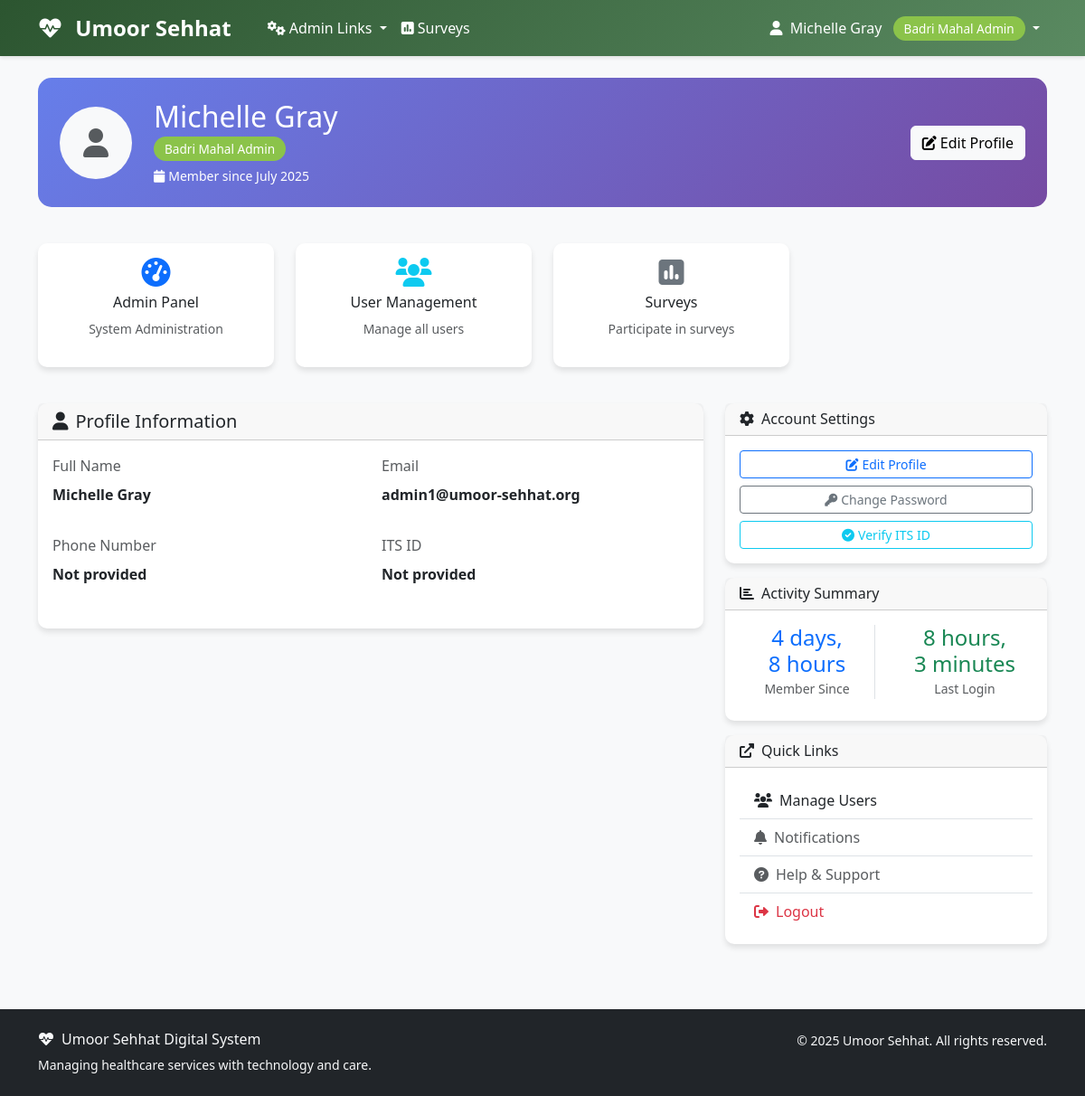
The app's page /accounts/profile/ (signed in), older data.
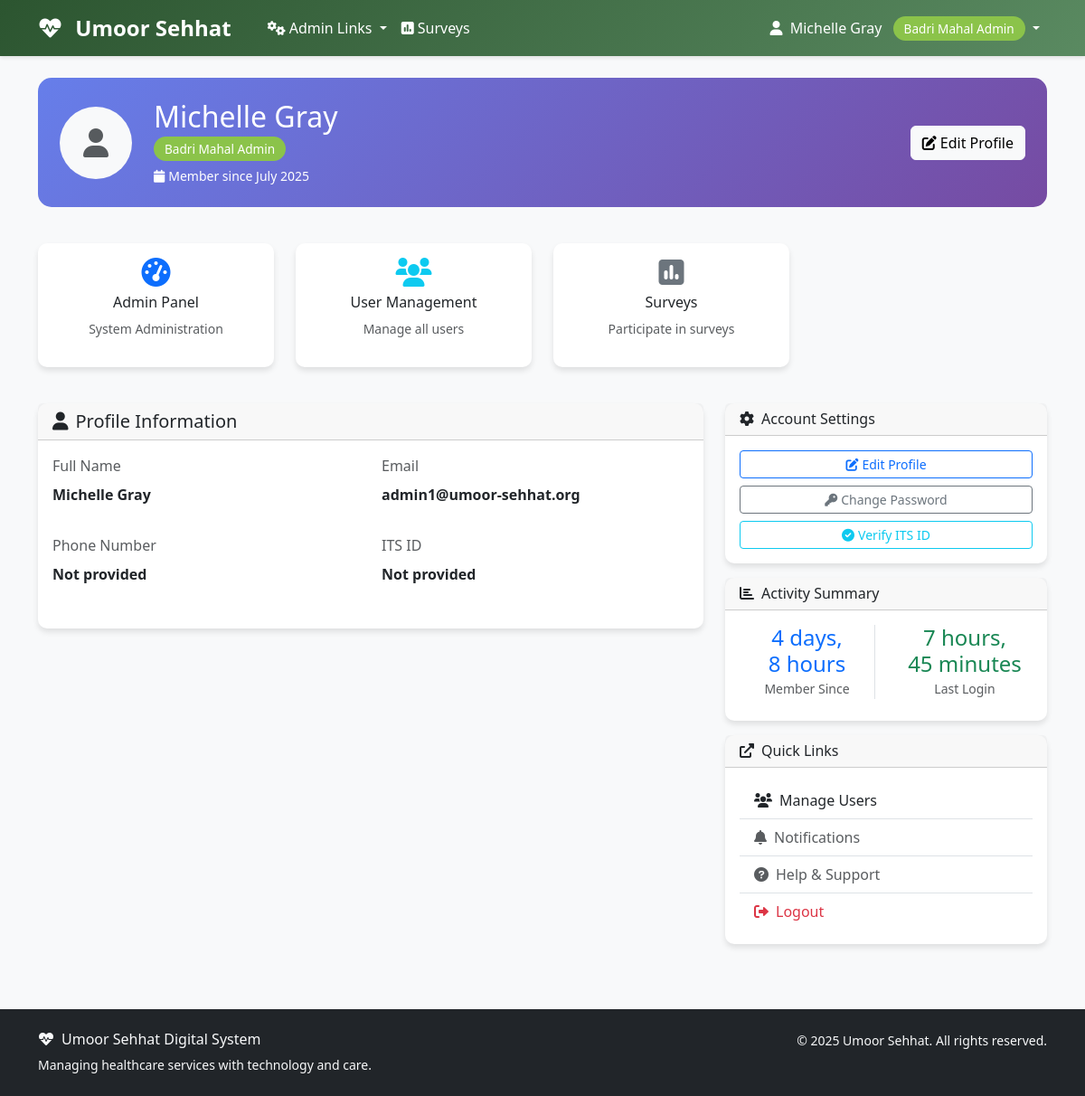
The same page, newer data.
### accounts/models.py (models this page shows, shortened)
class User(AbstractUser):
    ROLE_CHOICES = [
        ('aamil', 'Aamil'),
        ('moze_coordinator', 'Moze Coordinator'),
        ('doctor', 'Doctor'),
        ('student', 'Student'),
        ('badri_mahal_admin', 'Badri Mahal Admin'),
    ]
    role = models.CharField(max_length=20, choices=ROLE_CHOICES, default='student')
    its_id = models.CharField(
        max_length=8,
        unique=True,
        null=True,
        blank=True,
        validators=[RegexValidator(
            regex=r'^\d{8}$',
            message='ITS ID must be exactly 8 digits',
            code='invalid_its_id'
        )],
        help_text='8-digit ITS ID'
    )
    phone_number = models.CharField(max_length=15, blank=True, null=True)
    profile_photo = models.URLField(blank=True, null=True)
    arabic_name = models.CharField(max_length=100, blank=True, null=True)
    age = models.PositiveIntegerField(blank=True, null=True)
    verified_certificate = models.FileField(upload_to='certificates/', blank=True, null=True)
    specialty = models.CharField(max_length=100, blank=True, null=True)
    college = models.CharField(max_length=100, blank=True, null=True)  # For students
    specialization = models.CharField(max_length=100, blank=True, null=True)  # For students
    created_at = models.DateTimeField(auto_now_add=True)
    updated_at = models.DateTimeField(auto_now=True)
    def get_full_name(self):
        if self.arabic_name:
            return self.arabic_name
        return super().get_full_name() or self.username
    @property
    def is_aamil(self):
        return self.role == 'aamil'
    @property
    def is_moze_coordinator(self):
        return self.role == 'moze_coordinator'
    @property
    def is_doctor(self):
        return self.role == 'doctor'
    @property
    def is_student(self):
        return self.role == 'student'
    @property
    def is_admin(self):
        return self.role == 'badri_mahal_admin' or self.is_superuser
    class Meta:
        verbose_name = 'User'
        verbose_name_plural = 'Users'
        ordering = ['first_name', 'last_name']

### accounts/views.py (the view, shortened to what this page needs)
# urls.py: path('profile/', views.ProfileView.as_view(), name='profile'),
class ProfileView(LoginRequiredMixin, TemplateView):
    template_name = 'accounts/profile.html'
    def get_context_data(self, **kwargs):
        context = super().get_context_data(**kwargs)
        user = self.request.user
        profile, created = UserProfile.objects.get_or_create(user=user)
        context.update({
            'user': user,
            'profile': profile,
            'role_display': user.get_role_display(),
        })
        return context

### templates/accounts/profile.html (shortened to what the changed rows need)
{% extends 'base.html' %}
{% block content %}
<div class="container">
    <div class="row">
        <div class="col-12 mb-4">
            <div class="dashboard-card">
                <div class="row align-items-center">
                    <div class="col">
                        <h2 class="mb-1">{{ user.get_full_name|default:user.username }}</h2>
                        <p class="mb-2">
                            <span class="role-badge">{{ user.get_role_display }}</span>
                        </p>
                        <p class="mb-0 small">
                            <i class="fas fa-calendar me-1"></i>Member since {{ user.date_joined|date:"F Y" }}
                        </p>
                    </div>
                </div>
            </div>
        </div>
        <div class="col-md-8">
            <div class="card">
                <div class="card-body">
                    <div class="row">
                        <div class="col-sm-6 mb-3">
                            <label class="form-label text-muted">Full Name</label>
                            <p class="fw-bold">{{ user.get_full_name|default:"Not provided" }}</p>
                        </div>
                        <div class="col-sm-6 mb-3">
                            <label class="form-label text-muted">Email</label>
                            <p class="fw-bold">{{ user.email|default:"Not provided" }}</p>
                        </div>
                        <div class="col-sm-6 mb-3">
                            <label class="form-label text-muted">Phone Number</label>
                            <p class="fw-bold">{{ user.phone_number|default:"Not provided" }}</p>
                        </div>
                        <div class="col-sm-6 mb-3">
                            <label class="form-label text-muted">ITS ID</label>
                            <p class="fw-bold">{{ user.its_id|default:"Not provided" }}</p>
                        </div>
                    </div>
                </div>
            </div>
        </div>
        <div class="col-md-4">
            <div class="card mt-3">
                <div class="card-body">
                    <div class="row text-center">
                        <div class="col-6 mb-2">
                            <div class="border-end">
                                <h4 class="text-primary mb-0">{{ user.date_joined|timesince }}</h4>
                                <small class="text-muted">Member Since</small>
                            </div>
                        </div>
                        <div class="col-6 mb-2">
                            <h4 class="text-success mb-0">{{ user.last_login|timesince }}</h4>
                            <small class="text-muted">Last Login</small>
                        </div>
                    </div>
                </div>
            </div>
        </div>
    </div>
</div>
{% endblock %}

### templates/base.html (shortened to what this page needs)
<!DOCTYPE html>
<html lang="en">
<head>
    <link href="https://cdn.jsdelivr.net/npm/bootstrap@5.3.0/dist/css/bootstrap.min.css" rel="stylesheet">
    <link href="https://cdnjs.cloudflare.com/ajax/libs/font-awesome/6.0.0/css/all.min.css" rel="stylesheet">
</head>
<body>
    <nav class="navbar navbar-expand-lg navbar-custom">
        <div class="container">
            <a class="navbar-brand text-white" href="{% url 'dashboard' %}">
                <i class="fas fa-heartbeat me-2"></i>
                Umoor Sehhat
            </a>
            <div class="collapse navbar-collapse" id="navbarNav">
                {% if user.is_authenticated %}
                    <ul class="navbar-nav me-auto">
                        {% if user.is_admin %}
                            <li class="nav-item dropdown">
                                <a class="nav-link dropdown-toggle" href="#" id="adminDropdown" role="button" data-bs-toggle="dropdown" aria-expanded="false">
                                    <i class="fas fa-cogs me-1"></i>Admin Links
                                </a>
                            </li>
                        {% endif %}
                        <li class="nav-item">
                            <a class="nav-link" href="{% url 'surveys:list' %}" class="text-decoration-none">
                                <i class="fas fa-poll me-1"></i>Surveys
                            </a>
                        </li>
                    </ul>
                    <ul class="navbar-nav">
                        <li class="nav-item dropdown">
                            <a class="nav-link dropdown-toggle" href="#" id="navbarDropdown" role="button" data-bs-toggle="dropdown">
                                <i class="fas fa-user me-1"></i>
                                {{ user.get_full_name|default:user.username }}
                                <span class="role-badge ms-2">{{ user.get_role_display }}</span>
                            </a>
                        </li>
                    </ul>
                {% endif %}
            </div>
        </div>
    </nav>
    <main class="container-fluid py-4">
        {% block content %}{% endblock %}
    </main>
    <footer class="bg-dark text-light py-4 mt-5">
        <div class="container">
            <div class="row">
                <div class="col-md-6">
                    <h6><i class="fas fa-heartbeat me-2"></i>Umoor Sehhat Digital System</h6>
                    <p class="small mb-0">Managing healthcare services with technology and care.</p>
                </div>
                <div class="col-md-6 text-md-end">
                    <p class="small mb-0">
                        &copy; {% now "Y" %} Umoor Sehhat. All rights reserved.
                    </p>
                </div>
            </div>
        </div>
    </footer>
</body>
</html>

Row changes from the older to the newer data that the page shows:
changed User "Michelle Gray": last_login "8 hours, 3 minutes" → "7 hours, 45 minutes"
